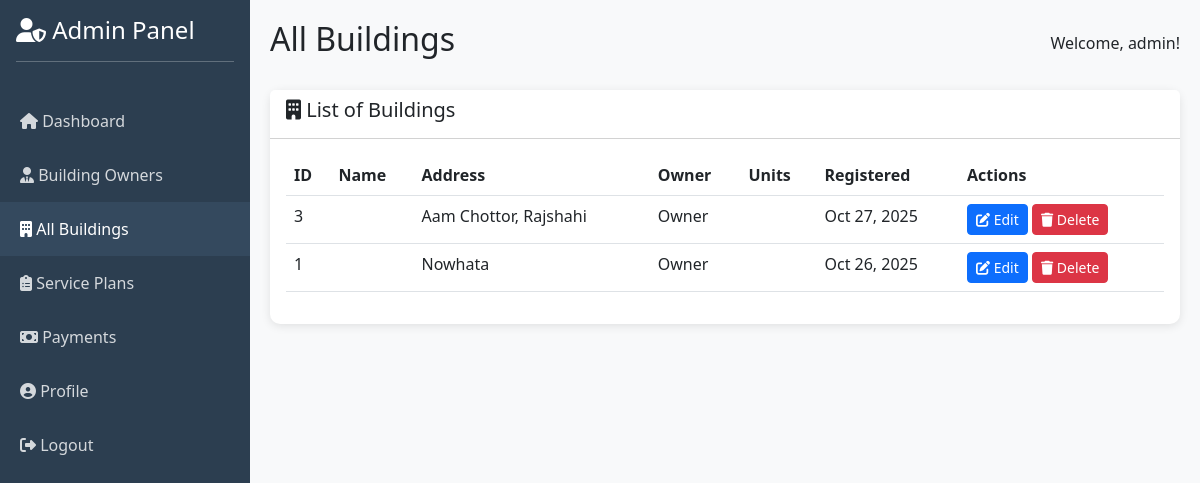
/admin/buildings.php (signed in), run on the app's committed database.
### tables this page shows
CREATE TABLE `buildings` (
  `id` int(11) NOT NULL,
  `owner_id` int(11) NOT NULL,
  `building_name` varchar(100) NOT NULL,
  `address` text NOT NULL,
  `total_floors` int(11) NOT NULL,
  `description` text,
  `created_at` timestamp NOT NULL DEFAULT CURRENT_TIMESTAMP
);

CREATE TABLE `building_owners` (
  `id` int(11) NOT NULL,
  `username` varchar(50) NOT NULL,
  `password` varchar(255) NOT NULL,
  `full_name` varchar(100) NOT NULL,
  `email` varchar(100) NOT NULL,
  `phone` varchar(20) DEFAULT NULL,
  `address` text,
  `status` enum('active','inactive') DEFAULT 'active',
  `plan_id` int(11) DEFAULT NULL,
  `account_status` enum('pending','approved','rejected') DEFAULT 'pending',
  `created_at` timestamp NOT NULL DEFAULT CURRENT_TIMESTAMP
);

### admin/buildings.php (the view, shortened to what this page needs)
<?php
require_once '../config.php';
$buildings_query = $conn->query("SELECT b.*, bo.full_name as owner_name FROM buildings b JOIN building_owners bo ON b.owner_id = bo.id ORDER BY b.created_at DESC");
?>
<!DOCTYPE html>
<html lang="en">
<head>
    <link href="https://cdn.jsdelivr.net/npm/bootstrap@5.3.0/dist/css/bootstrap.min.css" rel="stylesheet">
    <link rel="stylesheet" href="https://cdnjs.cloudflare.com/ajax/libs/font-awesome/6.4.0/css/all.min.css">
</head>
<body>
    <div class="sidebar">
        <div class="p-3">
            <h4><i class="fas fa-user-shield"></i> Admin Panel</h4>
            <hr>
        </div>
        <nav class="nav flex-column">
            <a class="nav-link" href="dashboard.php">
                <i class="fas fa-home"></i> Dashboard
            </a>
            <a class="nav-link" href="owners.php">
                <i class="fas fa-user-tie"></i> Building Owners
            </a>
            <a class="nav-link active" href="buildings.php">
                <i class="fas fa-building"></i> All Buildings
            </a>
            <a class="nav-link" href="service_plans.php">
                <i class="fas fa-clipboard-list"></i> Service Plans
            </a>
            <a class="nav-link" href="owner_payments.php">
                <i class="fas fa-money-bill"></i> Payments
            </a>
            <a class="nav-link" href="profile.php">
                <i class="fas fa-user-circle"></i> Profile
            </a>
            <a class="nav-link" href="logout.php">
                <i class="fas fa-sign-out-alt"></i> Logout
            </a>
        </nav>
    </div>
    <div class="main-content">
        <div class="d-flex justify-content-between align-items-center mb-4">
            <h2>All Buildings</h2>
            <span>Welcome, <?php echo $_SESSION['admin_username']; ?>!</span>
        </div>
        <div class="card">
            <div class="card-header bg-white">
                <h5><i class="fas fa-building"></i> List of Buildings</h5>
            </div>
            <div class="card-body">
                <table class="table table-hover">
                    <thead>
                        <tr>
                            <th>ID</th>
                            <th>Name</th>
                            <th>Address</th>
                            <th>Owner</th>
                            <th>Units</th>
                            <th>Registered</th>
                            <th>Actions</th>
                        </tr>
                    </thead>
                    <tbody>
                        <?php if ($buildings_query->num_rows > 0): ?>
                            <?php while ($building = $buildings_query->fetch_assoc()): ?>
                            <tr>
                                <td><?php echo $building['id']; ?></td>
                                <td><?php echo htmlspecialchars($building['name']); ?></td>
                                <td><?php echo htmlspecialchars($building['address']); ?></td>
                                <td><?php echo htmlspecialchars($building['owner_name']); ?></td>
                                <td><?php echo htmlspecialchars($building['total_units']); ?></td>
                                <td><?php echo date('M d, Y', strtotime($building['created_at'])); ?></td>
                                <td>
                                    <a href="edit_building.php?id=<?php echo $building['id']; ?>" class="btn btn-sm btn-primary"><i class="fas fa-edit"></i> Edit</a>
                                    <a href="delete_building.php?id=<?php echo $building['id']; ?>" class="btn btn-sm btn-danger" onclick="return confirm('Are you sure you want to delete this building?');"><i class="fas fa-trash"></i> Delete</a>
                                </td>
                            </tr>
                            <?php endwhile; ?>
                        <?php else: ?>
                            <tr>
                                <td colspan="7">No buildings found.</td>
                            </tr>
                        <?php endif; ?>
                    </tbody>
                </table>
            </div>
        </div>
    </div>
</body>
</html>

### admin/buildings.php (style rules this page uses)
body { background: #f8f9fa; }
.sidebar { min-height: 100vh; background: #2c3e50; color: white; position: fixed; width: 250px; }
.sidebar .nav-link { color: rgba(255,255,255,0.8); padding: 15px 20px; transition: all 0.3s; }
.sidebar .nav-link:hover, .sidebar .nav-link.active { background: #34495e; color: white; }
.main-content { margin-left: 250px; padding: 20px; }
.card { border: none; border-radius: 10px; box-shadow: 0 2px 10px rgba(0,0,0,0.1); }

### data on the page
buildings: id "3", address "Aam Chottor, Rajshahi", owner.full_name "Owner", created_at "Oct 27, 2025"
buildings: id "1", address "Nowhata", owner.full_name "Owner", created_at "Oct 26, 2025"

### other printed values
$_SESSION['admin_username'] "admin"
